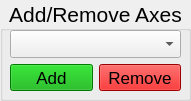
   <widget class="QGroupBox" name="groupBox_9">
    <property name="geometry">
     <rect>
      <x>310</x>
      <y>300</y>
      <width>191</width>
      <height>101</height>
     </rect>
    </property>
    <property name="font">
     <font>
      <family>Arial</family>
      <pointsize>16</pointsize>
      <weight>50</weight>
      <bold>false</bold>
     </font>
    </property>
    <property name="title">
     <string>Add/Remove Axes</string>
    </property>
    <property name="alignment">
     <set>Qt::AlignCenter</set>
    </property>
    <widget class="QWidget" name="gridLayoutWidget_3">
     <property name="geometry">
      <rect>
       <x>10</x>
       <y>30</y>
       <width>171</width>
       <height>61</height>
      </rect>
     </property>
     <property name="font">
      <font>
       <family>Arial</family>
       <pointsize>13</pointsize>
       <weight>75</weight>
       <bold>true</bold>
      </font>
     </property>
     <layout class="QGridLayout" name="gridLayout_3">
      <item row="1" column="0">
       <widget class="QPushButton" name="btnAddAxis">
        <property name="palette">
         <palette>
          <active>
           <colorrole role="WindowText">
            <brush brushstyle="SolidPattern">
             <color alpha="255">
              <red>0</red>
              <green>0</green>
              <blue>0</blue>
             </color>
            </brush>
           </colorrole>
           <colorrole role="Button">
            <brush brushstyle="SolidPattern">
             <color alpha="255">
              <red>0</red>
              <green>170</green>
              <blue>0</blue>
             </color>
            </brush>
           </colorrole>
           <colorrole role="Light">
            <brush brushstyle="SolidPattern">
             <color alpha="255">
              <red>213</red>
              <green>234</green>
              <blue>255</blue>
             </color>
            </brush>
           </colorrole>
           <colorrole role="Midlight">
            <brush brushstyle="SolidPattern">
             <color alpha="255">
              <red>149</red>
              <green>202</green>
              <blue>255</blue>
             </color>
            </brush>
           </colorrole>
           <colorrole role="Dark">
            <brush brushstyle="SolidPattern">
             <color alpha="255">
              <red>42</red>
              <green>85</green>
              <blue>127</blue>
             </color>
            </brush>
           </colorrole>
           <colorrole role="Mid">
            <brush brushstyle="SolidPattern">
             <color alpha="255">
              <red>56</red>
              <green>113</green>
              <blue>170</blue>
             </color>
            </brush>
           </colorrole>
           <colorrole role="Text">
            <brush brushstyle="SolidPattern">
             <color alpha="255">
              <red>0</red>
              <green>0</green>
              <blue>0</blue>
             </color>
            </brush>
           </colorrole>
           <colorrole role="BrightText">
            <brush brushstyle="SolidPattern">
             <color alpha="255">
              <red>255</red>
              <green>255</green>
              <blue>255</blue>
             </color>
            </brush>
           </colorrole>
           <colorrole role="ButtonText">
            <brush brushstyle="SolidPattern">
             <color alpha="255">
              <red>0</red>
              <green>0</green>
              <blue>0</blue>
             </color>
            </brush>
           </colorrole>
           <colorrole role="Base">
            <brush brushstyle="SolidPattern">
             <color alpha="255">
              <red>0</red>
              <green>170</green>
              <blue>0</blue>
             </color>
            </brush>
           </colorrole>
           <colorrole role="Window">
            <brush brushstyle="SolidPattern">
             <color alpha="255">
              <red>0</red>
              <green>170</green>
              <blue>0</blue>
             </color>
            </brush>
           </colorrole>
           <colorrole role="Shadow">
            <brush brushstyle="SolidPattern">
             <color alpha="255">
              <red>0</red>
              <green>0</green>
              <blue>0</blue>
             </color>
            </brush>
           </colorrole>
           <colorrole role="AlternateBase">
            <brush brushstyle="SolidPattern">
             <color alpha="255">
              <red>170</red>
              <green>212</green>
              <blue>255</blue>
             </color>
            </brush>
           </colorrole>
           <colorrole role="ToolTipBase">
            <brush brushstyle="SolidPattern">
             <color alpha="255">
              <red>255</red>
              <green>255</green>
              <blue>220</blue>
             </color>
            </brush>
           </colorrole>
           <colorrole role="ToolTipText">
            <brush brushstyle="SolidPattern">
             <color alpha="255">
              <red>0</red>
              <green>0</green>
              <blue>0</blue>
             </color>
            </brush>
           </colorrole>
           <colorrole role="PlaceholderText">
            <brush brushstyle="SolidPattern">
             <color alpha="128">
              <red>0</red>
              <green>0</green>
              <blue>0</blue>
             </color>
            </brush>
           </colorrole>
          </active>
          <inactive>
           <colorrole role="WindowText">
            <brush brushstyle="SolidPattern">
             <color alpha="255">
              <red>0</red>
              <green>0</green>
              <blue>0</blue>
             </color>
            </brush>
           </colorrole>
           <colorrole role="Button">
            <brush brushstyle="SolidPattern">
             <color alpha="255">
              <red>0</red>
              <green>170</green>
              <blue>0</blue>
             </color>
            </brush>
           </colorrole>
           <colorrole role="Light">
            <brush brushstyle="SolidPattern">
             <color alpha="255">
              <red>213</red>
              <green>234</green>
              <blue>255</blue>
             </color>
            </brush>
           </colorrole>
           <colorrole role="Midlight">
            <brush brushstyle="SolidPattern">
             <color alpha="255">
              <red>149</red>
              <green>202</green>
              <blue>255</blue>
             </color>
            </brush>
           </colorrole>
           <colorrole role="Dark">
            <brush brushstyle="SolidPattern">
             <color alpha="255">
              <red>42</red>
              <green>85</green>
              <blue>127</blue>
             </color>
            </brush>
           </colorrole>
           <colorrole role="Mid">
            <brush brushstyle="SolidPattern">
             <color alpha="255">
              <red>56</red>
              <green>113</green>
              <blue>170</blue>
             </color>
            </brush>
           </colorrole>
           <colorrole role="Text">
            <brush brushstyle="SolidPattern">
             <color alpha="255">
              <red>0</red>
              <green>0</green>
              <blue>0</blue>
             </color>
            </brush>
           </colorrole>
           <colorrole role="BrightText">
            <brush brushstyle="SolidPattern">
             <color alpha="255">
              <red>255</red>
              <green>255</green>
              <blue>255</blue>
             </color>
            </brush>
           </colorrole>
           <colorrole role="ButtonText">
            <brush brushstyle="SolidPattern">
             <color alpha="255">
              <red>0</red>
              <green>0</green>
              <blue>0</blue>
             </color>
            </brush>
           </colorrole>
           <colorrole role="Base">
            <brush brushstyle="SolidPattern">
             <color alpha="255">
              <red>0</red>
              <green>170</green>
              <blue>0</blue>
             </color>
            </brush>
           </colorrole>
           <colorrole role="Window">
            <brush brushstyle="SolidPattern">
             <color alpha="255">
              <red>0</red>
              <green>170</green>
              <blue>0</blue>
             </color>
            </brush>
           </colorrole>
           <colorrole role="Shadow">
            <brush brushstyle="SolidPattern">
             <color alpha="255">
              <red>0</red>
              <green>0</green>
              <blue>0</blue>
             </color>
            </brush>
           </colorrole>
           <colorrole role="AlternateBase">
            <brush brushstyle="SolidPattern">
             <color alpha="255">
              <red>170</red>
              <green>212</green>
              <blue>255</blue>
             </color>
            </brush>
           </colorrole>
           <colorrole role="ToolTipBase">
            <brush brushstyle="SolidPattern">
             <color alpha="255">
              <red>255</red>
              <green>255</green>
              <blue>220</blue>
             </color>
            </brush>
           </colorrole>
           <colorrole role="ToolTipText">
            <brush brushstyle="SolidPattern">
             <color alpha="255">
              <red>0</red>
              <green>0</green>
              <blue>0</blue>
             </color>
            </brush>
           </colorrole>
           <colorrole role="PlaceholderText">
            <brush brushstyle="SolidPattern">
             <color alpha="128">
              <red>0</red>
              <green>0</green>
              <blue>0</blue>
             </color>
            </brush>
           </colorrole>
          </inactive>
          <disabled>
           <colorrole role="WindowText">
            <brush brushstyle="SolidPattern">
             <color alpha="255">
              <red>42</red>
              <green>85</green>
              <blue>127</blue>
             </color>
            </brush>
           </colorrole>
           <colorrole role="Button">
            <brush brushstyle="SolidPattern">
             <color alpha="255">
              <red>0</red>
              <green>170</green>
              <blue>0</blue>
             </color>
            </brush>
           </colorrole>
           <colorrole role="Light">
            <brush brushstyle="SolidPattern">
             <color alpha="255">
              <red>213</red>
              <green>234</green>
              <blue>255</blue>
             </color>
            </brush>
           </colorrole>
           <colorrole role="Midlight">
            <brush brushstyle="SolidPattern">
             <color alpha="255">
              <red>149</red>
              <green>202</green>
              <blue>255</blue>
             </color>
            </brush>
           </colorrole>
           <colorrole role="Dark">
            <brush brushstyle="SolidPattern">
             <color alpha="255">
              <red>42</red>
              <green>85</green>
              <blue>127</blue>
             </color>
            </brush>
           </colorrole>
           <colorrole role="Mid">
            <brush brushstyle="SolidPattern">
             <color alpha="255">
              <red>56</red>
              <green>113</green>
              <blue>170</blue>
             </color>
            </brush>
           </colorrole>
           <colorrole role="Text">
            <brush brushstyle="SolidPattern">
             <color alpha="255">
              <red>42</red>
              <green>85</green>
              <blue>127</blue>
             </color>
            </brush>
           </colorrole>
           <colorrole role="BrightText">
            <brush brushstyle="SolidPattern">
             <color alpha="255">
              <red>255</red>
              <green>255</green>
              <blue>255</blue>
             </color>
            </brush>
           </colorrole>
           <colorrole role="ButtonText">
            <brush brushstyle="SolidPattern">
             <color alpha="255">
              <red>42</red>
              <green>85</green>
              <blue>127</blue>
             </color>
            </brush>
           </colorrole>
           <colorrole role="Base">
            <brush brushstyle="SolidPattern">
             <color alpha="255">
              <red>0</red>
              <green>170</green>
              <blue>0</blue>
             </color>
            </brush>
           </colorrole>
           <colorrole role="Window">
            <brush brushstyle="SolidPattern">
             <color alpha="255">
              <red>0</red>
              <green>170</green>
              <blue>0</blue>
             </color>
            </brush>
           </colorrole>
           <colorrole role="Shadow">
            <brush brushstyle="SolidPattern">
             <color alpha="255">
              <red>0</red>
              <green>0</green>
              <blue>0</blue>
             </color>
            </brush>
           </colorrole>
           <colorrole role="AlternateBase">
            <brush brushstyle="SolidPattern">
             <color alpha="255">
              <red>85</red>
              <green>170</green>
              <blue>255</blue>
             </color>
            </brush>
           </colorrole>
           <colorrole role="ToolTipBase">
            <brush brushstyle="SolidPattern">
             <color alpha="255">
              <red>255</red>
              <green>255</green>
              <blue>220</blue>
             </color>
            </brush>
           </colorrole>
           <colorrole role="ToolTipText">
            <brush brushstyle="SolidPattern">
             <color alpha="255">
              <red>0</red>
              <green>0</green>
              <blue>0</blue>
             </color>
            </brush>
           </colorrole>
           <colorrole role="PlaceholderText">
            <brush brushstyle="SolidPattern">
             <color alpha="128">
              <red>0</red>
              <green>0</green>
              <blue>0</blue>
             </color>
            </brush>
           </colorrole>
          </disabled>
         </palette>
        </property>
        <property name="font">
         <font>
          <family>Arial</family>
          <pointsize>13</pointsize>
          <weight>50</weight>
          <bold>false</bold>
         </font>
        </property>
        <property name="styleSheet">
         <string notr="true">background-color: rgb(0, 170, 0);</string>
        </property>
        <property name="text">
         <string>Add</string>
        </property>
       </widget>
      </item>
      <item row="1" column="1">
       <widget class="QPushButton" name="btnRemAxis">
        <property name="font">
         <font>
          <family>Arial</family>
          <pointsize>13</pointsize>
          <weight>50</weight>
          <bold>false</bold>
         </font>
        </property>
        <property name="styleSheet">
         <string notr="true">background-color: rgb(220, 0, 0);</string>
        </property>
        <property name="text">
         <string>Remove</string>
        </property>
       </widget>
      </item>
      <item row="0" column="0" colspan="2">
       <widget class="QComboBox" name="cbAxisList">
        <property name="font">
         <font>
          <family>Arial</family>
          <pointsize>13</pointsize>
          <weight>50</weight>
          <bold>false</bold>
         </font>
        </property>
       </widget>
      </item>
     </layout>
    </widget>
   </widget>
